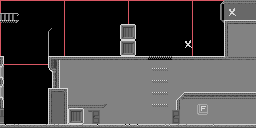

This game map was drawn from its Tiled (.tmx) file and the tilesets committed beside it. A one-line description and the trimmed map source follow:
An orthogonal 64x32 tile map with 4x4 px tiles, 3 tile layers (background, background, front layer), 1 image layer and 42 objects (15x box, 6x jumpable, trigger, player).

<map version="1.4" tiledversion="1.4.2" orientation="orthogonal" renderorder="right-down" width="64" height="32" tilewidth="4" tileheight="4" infinite="0" nextlayerid="13" nextobjectid="137">
 <editorsettings>
  <export target="third_level.lua" format="lua" />
 </editorsettings>
 <tileset firstgid="1" source="../graphics/city_tileset.tsx" />
 <imagelayer id="12" name="grid">
  <image source="../images/64grid.png" width="1024" height="1024" />
 </imagelayer>
 <layer id="11" name="background" width="64" height="32">
  <data>[2048 cells, 952 non-empty, 2 distinct tile ids]</data>
 </layer>
 <group id="5" name="a">
  <layer id="2" name="background" width="64" height="32">
   <data>[2048 cells, 1953 non-empty, 58 distinct tile ids]</data>
  </layer>
  <layer id="1" name="front layer" width="64" height="32">
   <data>[2048 cells, 120 non-empty, 50 distinct tile ids]</data>
  </layer>
  <objectgroup id="3" name="objects">
   <object id="31" type="trigger" x="255" y="4" width="1" height="16">
    <properties>
     <property name="target" value="fourth_level" />
     <property name="type" value="exit" />
    </properties>
   </object>
   <object id="32" type="player" x="65" y="44">
    <point />
   </object>
   <object id="102" type="box" x="240" y="108" width="8" height="8" />
   <object id="103" type="box" x="248" y="108" width="8" height="8" />
   <object id="104" type="box" x="240" y="116" width="8" height="8" />
   <object id="105" type="box" x="248" y="116" width="8" height="8" />
   <object id="108" type="box" x="223" y="108" width="8" height="8" />
   <object id="109" type="box" x="231" y="108" width="8" height="8" />
   <object id="110" type="box" x="223" y="116" width="8" height="8" />
   <object id="111" type="box" x="231" y="116" width="8" height="8" />
   <object id="112" type="box" x="207" y="108" width="8" height="8" />
   <object id="113" type="box" x="215" y="108" width="8" height="8" />
   <object id="114" type="box" x="207" y="116" width="8" height="8" />
   <object id="115" type="box" x="215" y="116" width="8" height="8" />
   <object id="127" type="box" x="76" y="48" width="8" height="8" />
   <object id="129" type="box" x="216" y="48" width="8" height="8" />
   <object id="130" type="box" x="152" y="116" width="8" height="8" />
  </objectgroup>
  <objectgroup id="4" name="solid">
   <object id="78" x="0" y="56" width="4" height="12" />
   <object id="79" x="0" y="76" width="4" height="12" />
   <object id="80" x="0" y="68" width="1" height="8" />
   <object id="81" x="0" y="88" width="1" height="8" />
   <object id="82" x="0" y="96" width="4" height="12" />
   <object id="83" x="0" y="108" width="1" height="8" />
   <object id="84" x="0" y="116" width="4" height="8" />
   <object id="85" x="0" y="124" width="256" height="4" />
   <object id="86" x="48" y="88" width="20" height="36" />
   <object id="98" x="224" y="0" width="32" height="4" />
   <object id="99" x="256" y="0" width="1" height="128" />
   <object id="100" x="0" y="0" width="1" height="56" />
   <object id="119" x="48" y="28" width="1" height="28" />
   <object id="120" x="172" y="56" width="56" height="4" />
   <object id="121" type="jumpable" x="148" y="56" width="24" height="4" />
   <object id="122" type="jumpable" x="152" y="68" width="16" height="3" />
   <object id="123" type="jumpable" x="152" y="80" width="16" height="3" />
   <object id="124" type="jumpable" x="68" y="104" width="36" height="4" />
   <object id="125" type="jumpable" x="152" y="104" width="16" height="3" />
   <object id="126" type="jumpable" x="152" y="92" width="16" height="3" />
   <object id="128" x="120" y="24" width="16" height="32" />
   <object id="132" x="68" y="108" width="16" height="16" />
   <object id="133" x="52" y="88">
    <polygon points="0,1 0,-16 -4,-16 -4,-32 96,-32 96,-28 8,-28 8,1" />
   </object>
   <object id="135" x="224" y="56">
    <polygon points="0,0 0,-36 32,-36 32,-32 4,-32 4,0" />
   </object>
   <object id="136" x="176" y="110">
    <polygon points="0,0 4,0 4,-10 80,-10 80,-18 8,-18 8,-17 7,-17 7,-16 6,-16 6,-15 5,-15 5,-14 4,-14 4,-13 3,-13 3,-12 2,-12 2,-11 1,-11 1,-10 0,-10 0,0" />
   </object>
  </objectgroup>
 </group>
</map>
